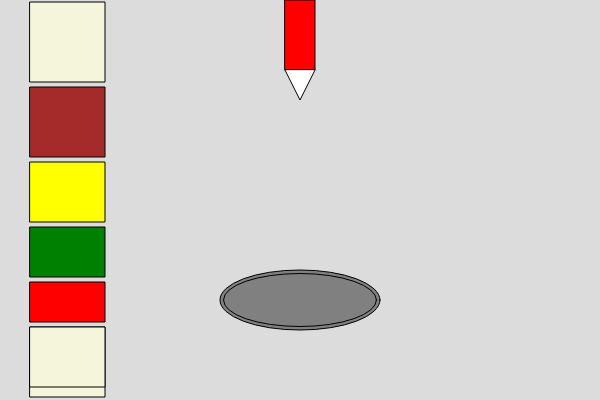
Frame 1 (no input)
Frame 60 (no input): identical to frame 1, image omitted
Frame 120 (the mouse pressed at the canvas centre since frame 60): identical to frame 1, image omitted

The p5.js sketch that drew this single still picture (run headless with seeded random() and noise() and a simulated clock; from frame 60 on, the mouse is pressed at the canvas centre):

// p5.js sketch
// ── sketch.js
/*==========================================================================
*  29/09/2023
*
*  Project: Mama's Burgeria
*  Creator: Erika Johnson
*  Teacher: Mr. Schellenburg
*  
*  Purpose: This project is based off of the game "Papa's Burguria." Each
*  box on the left are toppings or buns that the user can move. The user 
*  should be able to put the toppings together to form a burger. Pressing
*  the sauce bottle in the top will make sauce fall to the plate. Clicking
*  the left arrow key will change the bottle to yellow, and the left arrow
*  key will turn it red. Pressing D will change the background to flash 
*  rainbow, and pressing N will change it back to grey.
*
*  Extra for Experts: Objects are defined in the code, and their values
*  are changed from other parts of the code.
*=========================================================================*/

//  Defining variables and objects
let lastDrawTime = 0;
let waitTime = 2;
let mode = "normal";
let spacer = 5;
let spacefromside = 30;

const bunBottom = {
  xCord: spacefromside,
  yCord: -8,  
  hValue: 80,
  wValue: 75,
  colour: "beige",
};
const patty = {
  xCord: spacefromside,
  yCord: bunBottom.yCord + bunBottom.hValue + spacer + 10,
  hValue: 70,
  wValue: 75,
  colour: "brown",
};
const cheeseSlice = {
  xCord: spacefromside,
  yCord: patty.yCord + patty.hValue + spacer,
  hValue: 60,
  wValue: 75,
  colour: "yellow",
};
const lettuce = {
  xCord: spacefromside,
  yCord: cheeseSlice.yCord + cheeseSlice.hValue + spacer,
  hValue: 50,
  wValue: 75,
  colour: "green",
};
const tomato = {
  xCord: spacefromside,
  yCord: lettuce.yCord + lettuce.hValue + spacer,
  hValue: 40,
  wValue: 75,
  colour: "red",
};
const bunTop = {
  xCord: spacefromside,
  yCord: tomato.yCord + tomato.hValue + spacer + 20,
  hValue: 70,
  wValue: 75,
  colour: "beige",
};
const plate = {
  xCord: 0,
  yCord: 0,
  hValue: 60,
  wValue: 160,
  colour: "gray",
};
const sauce = {
  xCord: 0,
  yCord: 0,
  hValue: 50,
  wValue: 5,
};
const sauceBottle = {
  yCord: 0,
  xCord: 0,
  wValue: 30,
  hValue: 70,
  colour: "red",
};


//  Setup and Draw loops
function setup() {
  createCanvas(600, 400);

  //  Defining any variables dependent on height or width
  sauce.xCord = width/2;
  plate.xCord = width/2;
  plate.yCord = height - 100;
}

function draw() {
  //  Change backgrounds depending on mode
  if (mode === "normal"){
    background(220);  
  }
  else if (mode === "disco"){
    background(220);
    drawGradient(0, 0);
  }
  
  //  Draws everything in the scene
  drawPlate(plate);

  makeFood(bunBottom, "bottom");
  makeFood(patty, "no");
  makeFood(cheeseSlice, "no");
  makeFood(lettuce, "no");
  makeFood(tomato, "no");
  makeFood(bunTop, "top");
  
  spawnSauce();
  drawSauceBottle();
}

function keyPressed() {
  if (keyCode === LEFT_ARROW) {
    sauceBottle.colour = "yellow";
  }
  if (keyCode === RIGHT_ARROW) {
    sauceBottle.colour = "red";
  }
  if (keyCode === 68){  //  D
    mode = "disco";
  }
  if (keyCode === 78){  //  N
    mode = "normal";
  }
}


//  Defining functions
function spawnSauce(){
//  Spawn sauce if the bottle is clicked
  
  if (whileMousePressed(sauceBottle.xCord, sauceBottle.yCord, sauceBottle.wValue, sauceBottle.hValue)){
    //  Every few seconds, draw a box 
    if (millis() > lastDrawTime + waitTime) {
      fill(sauceBottle.colour);
      noStroke();
      rect(width/2 - 2.5, sauce.yCord, sauce.wValue, sauce.hValue);
      sauce.yCord = sauce.yCord + 5;
      lastDrawTime = millis();
      
      //  Delete sauce once it touches plate
      if(sauce.yCord >= plate.yCord - plate.wValue/4){
        sauce.yCord = 0;
      }
    }
  }
}

function whileMousePressed(x, y, w, h){
  //  While the mouse is clicking inside the box, return true
  
  return mouseX > x && mouseX < x + w && mouseY > y && mouseY < y + h && mouseIsPressed;
}

function makeFood(object,isBun) {
  //  Make rectangle objects aka "food" that the user can move
  
  // Define variables
  let x = object.xCord;
  let y = object.yCord;
  let w = object.wValue;
  let h = object.hValue;
  let colour = object.colour;
  let button = whileMousePressed(x, y, w, h);
  
  //  If shape is pressed, follow it
  if (button) {
    stroke("orange");
    object.xCord = mouseX - w / 2; //  Follow mouse
    object.yCord = mouseY - h / 2;
  }
  else {
    stroke(0);
  }
  
  fill(colour); 
  if (isBun === "no"){
    rect(x, y, w, h);
  }
  //  If it is a bun, move the bun up or down
  else if (isBun === "bottom"){
    rect(x, y + 10, w, h);
  }
  else if (isBun === "top"){
    rect(x, y - 20, w, h);
    rect(x, y - 20, w, h - 10);
  }
}

function drawPlate(object) {
  // Draw a plate
  
  // Define variables
  let x = object.xCord;
  let y = object.yCord;
  let w = object.wValue;
  let h = object.hValue;
  let colour = object.colour;
  
  ellipseMode(CENTER);
  fill(colour);
  stroke(0);
  ellipse(x, y, w, h);
  ellipse(x, y, w - 7, h - 7);
}

function drawSauceBottle() {
  // Draws a bottle and lid with whatever colour selected

  // Keeps bottle in middle
  sauceBottle.xCord = width/2 - sauceBottle.wValue / 2;
  
  // Draws the bottle
  fill(sauceBottle.colour);
  stroke(0);
  rect(
    sauceBottle.xCord,
    sauceBottle.yCord,
    sauceBottle.wValue,
    sauceBottle.hValue
  );

  // Draws the lid of the bottle
  fill("white");
  triangle(
    sauceBottle.xCord,
    sauceBottle.hValue,
    width / 2,
    sauceBottle.hValue + 30,
    width / 2 + sauceBottle.wValue / 2,
    sauceBottle.hValue
  );
}

function drawGradient(x, y) {
  // Makes the background flash rainbow
  
  colorMode(HSB, 360, 100, 100);
  let theHue = random(0, 360);
  for (let w = width; w > 0; w = w - 2) {
    fill(theHue, 90, 90);
    noStroke();
    rect(x, y, w, height);
    theHue = (theHue + 1) % 360;
  }
  colorMode(RGB);
}
